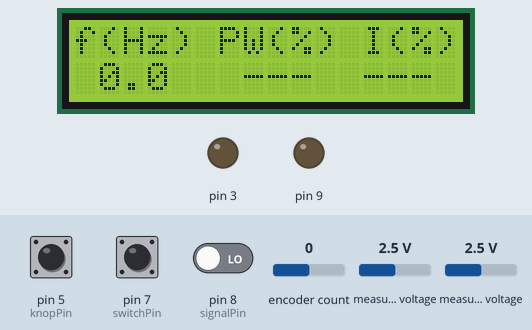
Recording of a sketch running on a simulated Arduino Uno, built with avr-gcc and run on an emulated ATmega328P. Parts: 16×2 character LCD, output pins drawn as LEDs (lit = HIGH). The inputs (shaded band) are chosen by the test bench; at power-on: encoder count 0, pin 5 (knopPin) HIGH, pin 7 (switchPin) HIGH, pin 8 (signalPin) LOW, measured voltage 2.5 V. What the sketch prints to the serial monitor is not drawn.

Above: at 1.4 s.
1.5 s: encoder count set to 1
At 2.0 s:
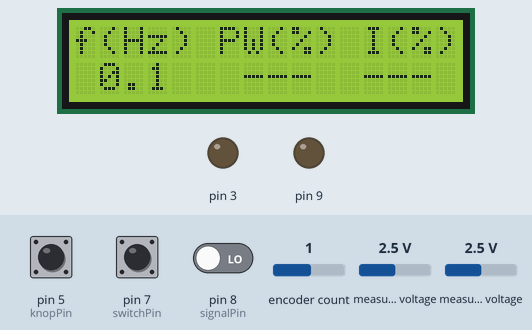
4.5 s: pin 5 (knopPin) pulled LOW for 1 s
At 5.3 s:
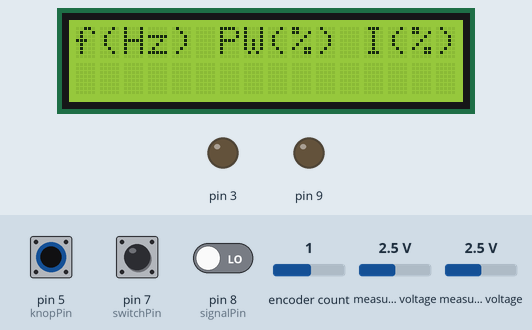
7.0 s: encoder count set to 0
At 7.8 s:
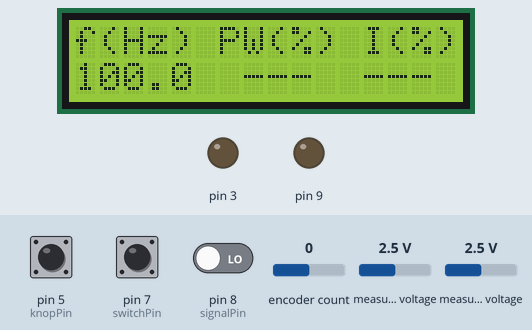
8.6 s: pin 7 (switchPin) pulled LOW for 0.15 s
At 9.3 s:
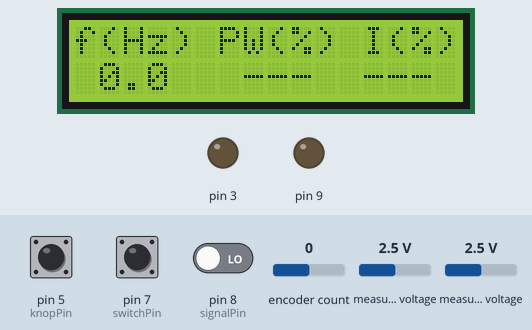
10.9 s: encoder count set to -1
At 11.7 s:
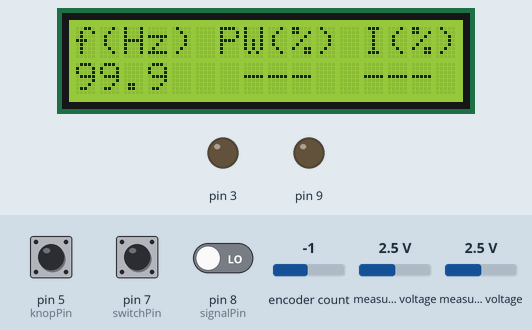
Timing chart, 0 to 13.9 s (numbered marks = the images above; inputs shaded):
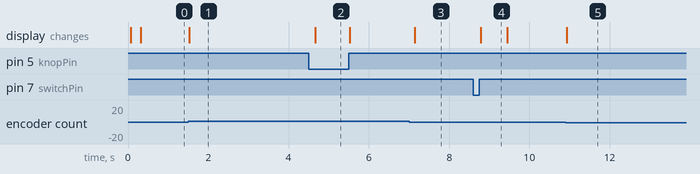

The sketch:

stroboscope_v4.0.ino
```cpp
/*
Script for stroboscoop driven by PWM signals Arduino. Two PWM signals are generated by the PWM libraries. Pin D9 generates a low frequency signal
for controlling the over all frequency of the stroboscope. Pin 3 controls the intensity of the stroboscope. This script contains two modes: manual and automatic.
By making use of the following components: ADS1115, LCD 16x2 I2C, potentiometers, encoder (EC11) and toggle switches.

connections:
toggle switch: D5
PWM frequency output: D9
PWM intensity output: D3
Encoder: D2 & D4
Switch Encoder: D6
SDA: A5
SCL: A4

Jasper van Bemmel 27-05-2025
*/

#include <TimerOne.h>
#include <PWM.h>
#include <ADS1X15.h>
#include <LiquidCrystal_I2C.h>
#include <Encoder.h>

// define pins and variabels
const int switchPin = 7;  // Switch between manual and auto mode
bool vorigeSwitchState = false;


const byte signalPin = 8;

// PWM settings
int PWM_9 = 9;
int PWM_3 = 3;
int frequency_dim = 1000;

// encoder
const int knopPin = 5;
long vorigeRuweWaarde = 0;
int vorigeKlikWaarde = 0;
float waarde = 0.0;       // for manual mode
float autoWaarde = 0.0;   // for auto mode

// LCD + ADS + encoder
LiquidCrystal_I2C lcd(0x27,16,2);
ADS1115 ADS(0x48);
Encoder mijnEncoder(2, 4);  // CLK on 2, DT on 4


float mapFloat(float x, float in_min, float in_max, float out_min, float out_max) {
  return (x - in_min) * (out_max - out_min) / (in_max - in_min) + out_min;
}


float measureFrequency() {
  unsigned long lastPulseTime = 0;
  float frequency = 0;
  int lastState = LOW;
  unsigned long startTime = micros();  // start van de meetperiode
  const unsigned long timeout = 500000; // 0.5 seconde in microseconden

  while (frequency == 0) {
    int state = digitalRead(signalPin);

    // detecteer neergaande flank
    if (lastState == HIGH && state == LOW) {
      unsigned long now = micros();

      if (lastPulseTime != 0) {
        unsigned long period = now - lastPulseTime;
        frequency = 1000000.0 / period; // frequentie in Hz
      }

      lastPulseTime = now;
    }

    lastState = state;

    // check timeout
    if (micros() - startTime >= timeout) {
      frequency = 0;  // geen puls gedetecteerd binnen 1 seconde
      break;
    }
  }

  return frequency;
}


void setup() {
  Serial.begin(115200);
  pinMode(switchPin, INPUT_PULLUP);
  pinMode(knopPin, INPUT_PULLUP);
  pinMode(signalPin, INPUT);

  Timer1.initialize(0);
  InitTimersSafe();

  lcd.init();
  lcd.backlight();
  lcd.clear();
  Wire.begin();

  ADS.begin();
  ADS.setGain(0);

  delay(200);
}

void loop() {
  bool huidigeSwitchState = (digitalRead(switchPin) == HIGH);  // LOW = manual

  if (huidigeSwitchState != vorigeSwitchState) {
    lcd.clear();
    vorigeKlikWaarde = 0;
    mijnEncoder.write(0);  // reset encoder position

    lcd.setCursor(6, 0); lcd.print("PW(%)");
    lcd.setCursor(12, 0); lcd.print("I(%)");
    lcd.setCursor(0, 0); lcd.print("f(Hz)");

    vorigeSwitchState = huidigeSwitchState;
  }

  // read and map values ADS
  int16_t val_1 = ADS.readADC(1);
  int16_t val_2 = ADS.readADC(2);
  int pwpot = map(val_1, 1000, 25000, 0,  1023);
  int Ipot = map(val_2, 1000, 25000, 0,  255);
  int pwpot_print = map(val_1, 1000, 25000, 0,  100);
  int Ipot_print = map(val_2, 1000, 25000, 0,  100);

  char buffer[8];

  // === Manual mode ===
  if (huidigeSwitchState!= LOW) {
    Serial.println("man mode");
    long ruweWaarde = mijnEncoder.read();
    int klikWaarde = ruweWaarde / 4;

    if (klikWaarde != vorigeKlikWaarde) {
      int verschil = klikWaarde - vorigeKlikWaarde;
      vorigeKlikWaarde = klikWaarde;

      waarde += verschil * 0.1;

      // limits readings
      if (waarde > 100.0) waarde = 0.0;
      else if (waarde < 0.0) waarde = 100.0;

      Serial.print("f (Hz): ");
      Serial.println(waarde, 1);
    }

    if (digitalRead(knopPin) == LOW) {
      delay(50);
      if (digitalRead(knopPin) == LOW) {
        lcd.clear();
        lcd.setCursor(6, 0); lcd.print("PW(%)");
        lcd.setCursor(12, 0); lcd.print("I(%)");
        lcd.setCursor(0, 0); lcd.print("f(Hz)");
        waarde = 0.0;
        vorigeKlikWaarde = 0;
        mijnEncoder.write(0);
        while (digitalRead(knopPin) == LOW) delay(10);
      }
    }

    lcd.setCursor(7, 1);
    if (pwpot_print < 1) {
      pwpot = 0;
      lcd.print("---");
    } else if (pwpot_print > 100) {
      pwpot = 1023;
      lcd.print("100");
    } else {
      lcd.print(dtostrf(pwpot_print,3,0, buffer));
    }

    lcd.setCursor(12, 1);
    if (Ipot_print < 1) {
      Ipot = 0;
      lcd.print("---");
    } else if (Ipot_print > 100) {
      Ipot = 255;
      lcd.print("100");
    } else {
      lcd.print(dtostrf(Ipot_print,3,0, buffer));
    }

    lcd.setCursor(0, 1);
    lcd.print("     ");  // clear old data
    lcd.setCursor(0, 1);
    if (waarde < 0.1) Ipot = 0;
    lcd.print(dtostrf(waarde, 4, 1, buffer));

    // PWM settings
    Timer1.setPeriod(1000000 / waarde);
    Timer1.pwm(PWM_9, pwpot);
    SetPinFrequency(PWM_3, frequency_dim);
    pwmWrite(PWM_3, Ipot);
  }

  // === AUTO mode ===
  else {
    long ruweWaarde = mijnEncoder.read();
    int klikWaarde = ruweWaarde / 4;

    if (klikWaarde != vorigeKlikWaarde) {
      int verschil = klikWaarde - vorigeKlikWaarde;
      vorigeKlikWaarde = klikWaarde;

      autoWaarde += verschil * 0.1;
      autoWaarde = constrain(autoWaarde, 0.0, 5.0);

      Serial.print("Auto waarde: ");
      Serial.println(autoWaarde, 1);
    }

    lcd.setCursor(6, 0); lcd.print("PW(%)");
    lcd.setCursor(12, 0); lcd.print("I(%)");
    lcd.setCursor(0, 0); lcd.print("f(Hz)");

    lcd.setCursor(7, 1);
    if (pwpot_print < 1) {
      pwpot = 0;
      lcd.print("---");
    } else if (pwpot_print > 100) {
      pwpot = 1023;
      lcd.print("100");
    } else {
      lcd.print(dtostrf(pwpot_print,3,0, buffer));
    }

    lcd.setCursor(12, 1);
    if (Ipot_print < 1) {
      Ipot = 0;
      lcd.print("---");
    } else if (Ipot_print > 100) {
      Ipot = 255;
      lcd.print("100");
    } else {
      lcd.print(dtostrf(Ipot_print,3,0, buffer));
    }

    lcd.setCursor(1, 1);
    lcd.print("    ");
    lcd.setCursor(1, 1);
    lcd.print(dtostrf(autoWaarde, 3, 1, buffer));


    float freq = measureFrequency();

    if (freq<200) {
      Serial.println(freq);

    // PWM settings
    Timer1.setPeriod(1000000 / (autoWaarde + freq));
    Timer1.pwm(PWM_9, pwpot);
    SetPinFrequency(PWM_3, frequency_dim);
    pwmWrite(PWM_3, Ipot);
    }

  }

  delay(100);
}
```

Measured:
- after the input at 1.5 s, the display: changes at once (image 1)
- after the input at 4.5 s, the display: changes after 0.17 s (image 2)
- after the input at 7.0 s, the display: changes after 0.14 s (image 3)
- after the input at 8.6 s, the display: changes after 0.19 s (image 4)
- after the input at 10.9 s, the display: changes at once (image 5)
- what the display in image 4 shows lasts 0.6 s, from 8.8 s to 9.4 s
